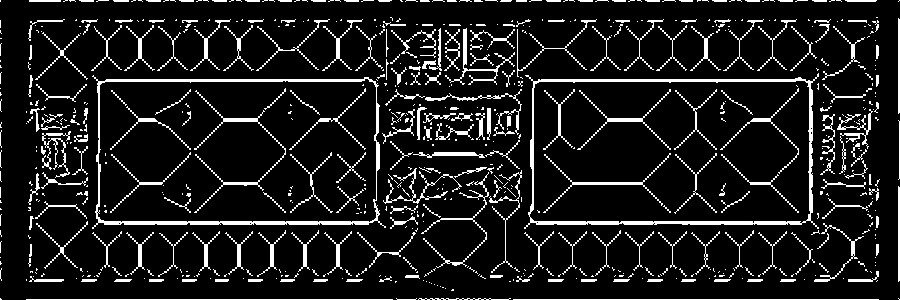
#> input picture skel_fp_filled.jpg, 900 x 300 px
$ python -i test.py   (imports and definitions only)   (older library calls are emulated)
#> lines starting #> are read from the running program, lines starting #| are printed output that depends on the picture; after the words box and inside, x2 and y2 are one past the last pixel; in counts of white or black regions, pixels touching at a corner belong together
#> further down, picture is the input picture: shape (300, 900, 3); min 0, max 255, mean 27.8
import numpy as np
# from numpy.fft import fft, ifft
import cv2
import random
from skimage.morphology import skeletonize

M = 300
N = 300

row = [- 1, 0, 0, 1]
col = [0, - 1, 1, 0]
#Function to check if it is possible to go to position(row, col)
#from current position.The function returns false if (row, col)
#is not a valid position or has value 0 or it is already visited
def isValid(mat, visited, row, col):
    return ((row >= 0) and (row < M) and (col >= 0) and (col < N) and (mat[row][col]==1) and (visited[row][col]==0))


#Find Shortest Possible Route in a matrix mat from source
#cell(i, j) to destination cell(x, y)
# [57 lines left out: function BFS, not called in this run]


def img_process(image):

    img=cv2.resize(image,(900,300))
    cv2.imshow('img',img)
    cv2.waitKey()

    # [37 lines of commented-out code are left out]

    """
    Apply sobel edge detection on input image in x, y direction
    """
    # 1. Convert the image to gray scale
    img = cv2.cvtColor(img, cv2.COLOR_BGR2GRAY)

    # 2. Gaussian blur the image
    img = cv2.GaussianBlur(img, (3, 3), 0)

    # 3. Use cv2.Sobel() to find derievatives for both X and Y Axis
    grad_x = cv2.Sobel(img, cv2.CV_8U, 1, 0, ksize=3)
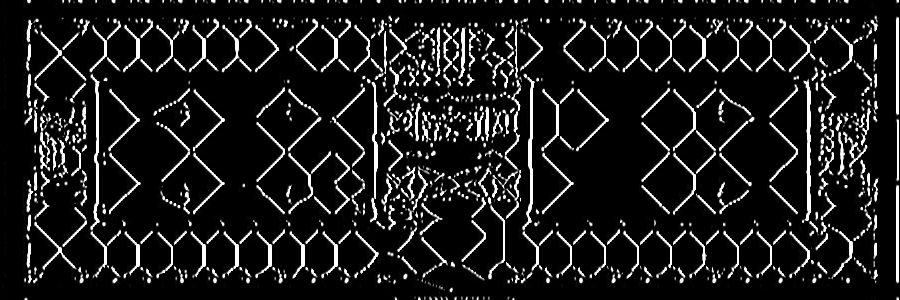
#> grad_x: shape (300, 900); min 0, max 255, mean 27.9
    grad_y = cv2.Sobel(img, cv2.CV_8U, 0, 1, ksize=3)
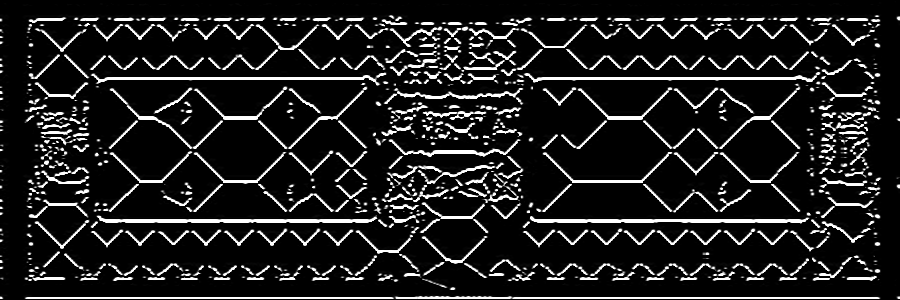
#> grad_y: shape (300, 900); min 0, max 255, mean 31.6

    # 4. Use cv2.addWeighted() to combine the results
    grad = cv2.addWeighted(grad_x, 0.5, grad_y, 0.5, 0)
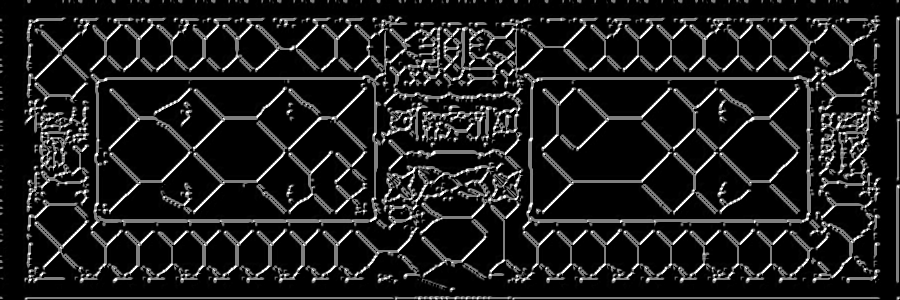
#> grad: shape (300, 900); min 0, max 255, mean 29.8

    grad = cv2.convertScaleAbs(grad)
    # Apply threshold
    binary_output = cv2.threshold(grad, 25, 100,
                                    cv2.THRESH_BINARY)[1]
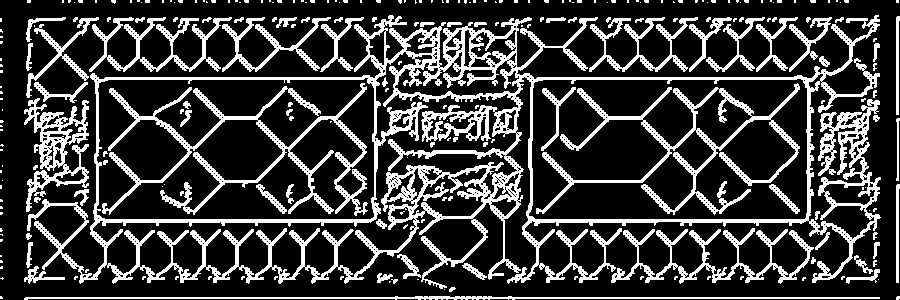
#> binary_output: shape (300, 900); values 0 (black) and 100 (white), 23.1% white; 259 white regions (188 under 20 px), largest, box (x1, y1, x2, y2) and area: (27, 15, 881, 289) 31138, (102, 83, 368, 216) 5440, (536, 83, 800, 215) 4787

    for i in range(binary_output.shape[0]):
        for j in range(binary_output.shape[1]):
            if binary_output[i,j] == 100:
                binary_output[i,j] = 0
            else:
                binary_output[i,j] = 255

    cv2.imshow('img',binary_output)
    cv2.waitKey()


    # [14 lines of commented-out code are left out]

    size = np.size(binary_output)
#> size = 270000
    skel = np.zeros(binary_output.shape,np.uint8)
    element = cv2.getStructuringElement(cv2.MORPH_CROSS,(5,5))
    done = False
    # Skeletonize the image
    while True:
        #Step 2: Open the image
        open_img = cv2.morphologyEx(binary_output, cv2.MORPH_OPEN, element)
        #Step 3: Substract open from the original image
        temp = cv2.subtract(binary_output, open_img)
        #Step 4: Erode the original image and refine the skeleton
        eroded = cv2.erode(binary_output, element)
        skel = cv2.bitwise_or(skel,temp)
        binary_output = eroded.copy()
        # Step 5: If there are no white pixels left ie.. the image has been completely eroded, quit the loop
        if cv2.countNonZero(binary_output)==0:
            break
#> this loop made 15 passes
#> pass 1, in img_process, `open_img = cv2.morphologyEx(binary_output, cv2.MORPH_OPEN, element)`:
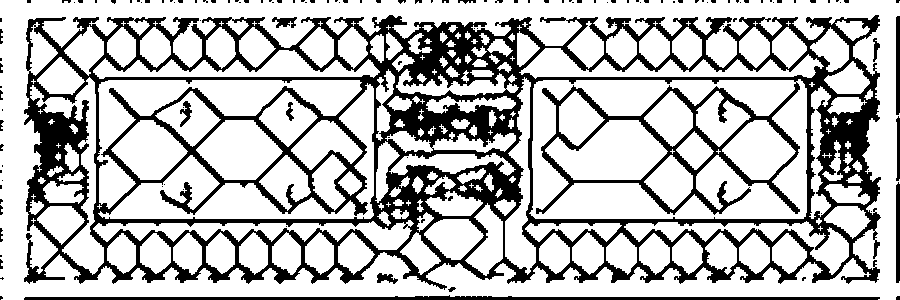
#> open_img: shape (300, 900); 72.8% white; 132 black regions (113 under 20 px), largest, box (x1, y1, x2, y2) and area: (24, 15, 881, 290) 68102, (24, 295, 880, 300) 2637, (896, 182, 900, 283) 395
#> pass 1, in img_process, `eroded = cv2.erode(binary_output, element)`:
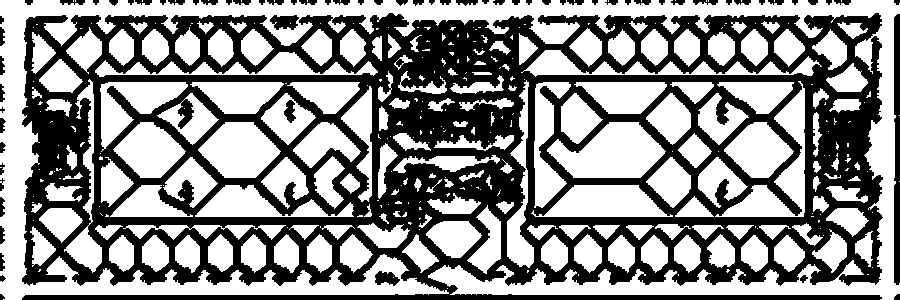
#> eroded: shape (300, 900); 55.5% white; 69 black regions (1 under 20 px), largest, box (x1, y1, x2, y2) and area: (22, 13, 883, 300) 115330, (894, 14, 900, 285) 1542, (270, 15, 299, 30) 310
#> after the loop: binary_output: shape (300, 900); every value is 0
#> after the loop:
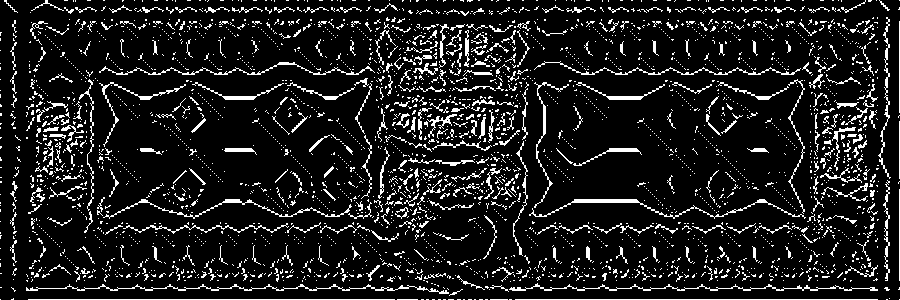
#> skel: shape (300, 900); 11.2% white in thin lines or dots

        # [12 lines of commented-out code are left out]
    cv2.imshow('img',skel)
    cv2.waitKey()
    # cv2.imwrite('/home/shreyasbyndoor/path_planning_floorplan/skel_fp.jpg', skel)
    print('exported')

# img = cv2.imread("/home/shreyasbyndoor/path_planning_floorplan/edit_2.jpg")
# img_process(img)
# [5 lines not run here, left out]

# [1 line that did not run here, left out]
path_graph = []
# [16 lines not run here, left out]

>>> import cv2
>>> picture = cv2.imread('skel_fp_filled.jpg')
>>> result = img_process(picture)
